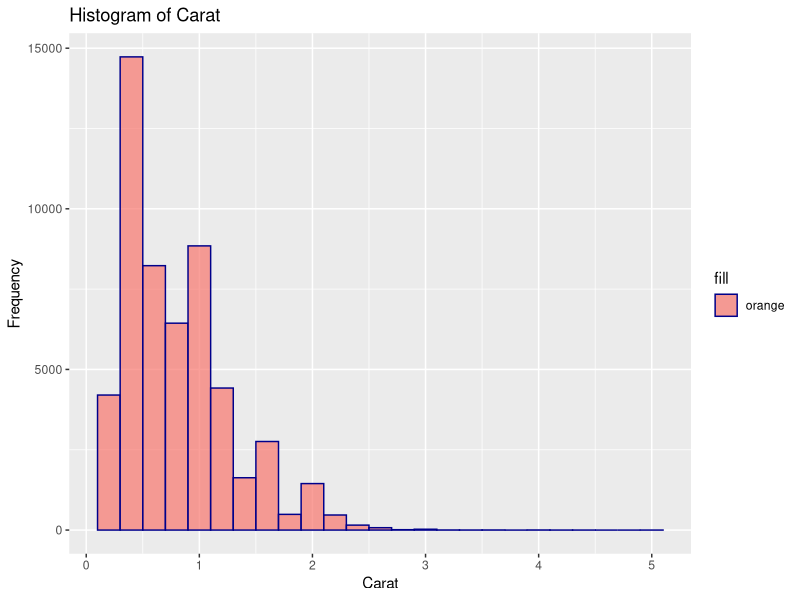
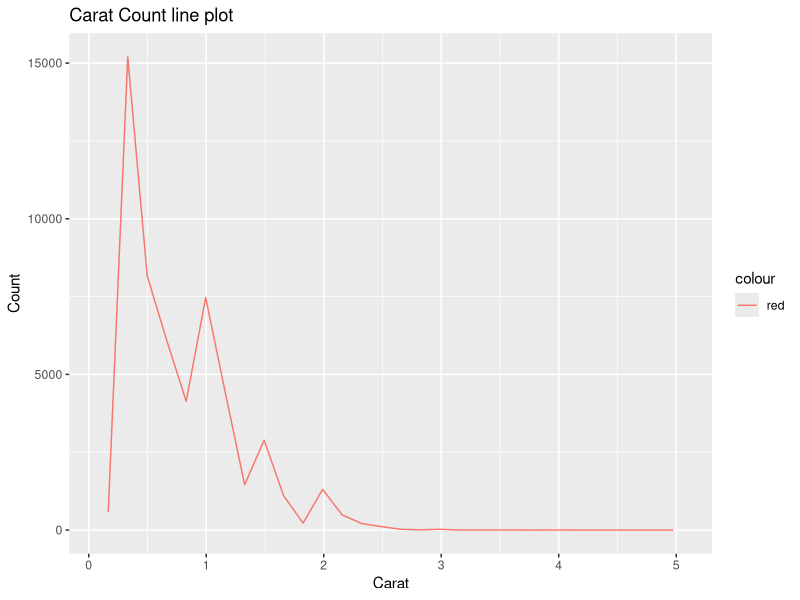
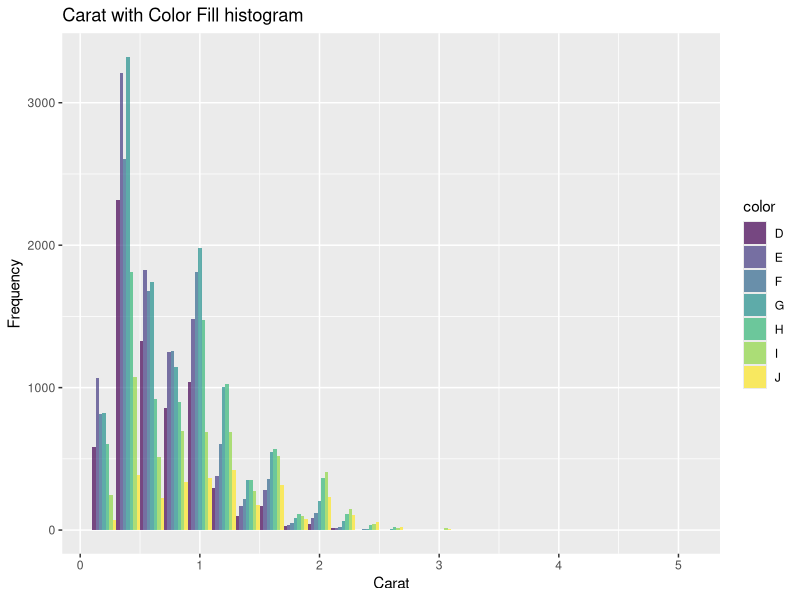
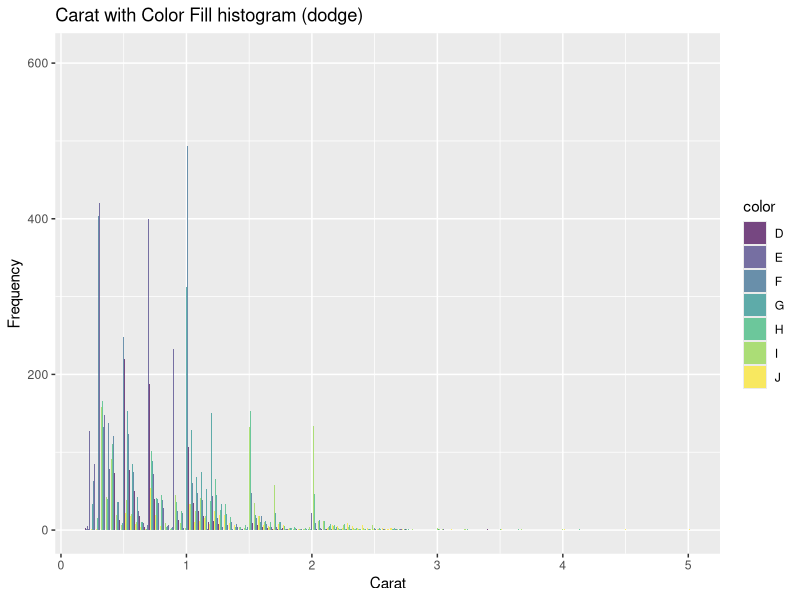

The R script that drew these images, in order:
library(ggplot2)

# Qs1
q1 <- ggplot(diamonds, aes(x = carat, fill = "orange")) +
  geom_histogram(binwidth = 0.2, color = "darkblue", alpha = 0.7) +
  labs(title = "Histogram of Carat",
       x = "Carat",
       y = "Frequency")

print(q1)

# Qs2
q2 <- ggplot(diamonds, aes(x = carat, color = "red")) +
  geom_line(stat = "bin", aes(y = ..count..), position = "identity") +
  labs(title = "Carat Count line plot",
       x = "Carat",
       y = "Count")

print(q2)

# Qs3
q3 <- ggplot(diamonds, aes(x = carat, fill = color)) +
  geom_histogram(binwidth = 0.2, position = "dodge", alpha = 0.7) +
  labs(title = "Carat with Color Fill histogram",
       x = "Carat",
       y = "Frequency")

print(q3)

# Qs4
q4 <- ggplot(diamonds, aes(x = carat, fill = color)) +
  geom_bar(position = "dodge", alpha = 0.7) +
  labs(title = "Carat with Color Fill histogram (dodge)",
       x = "Carat",
       y = "Frequency")

print(q4)
